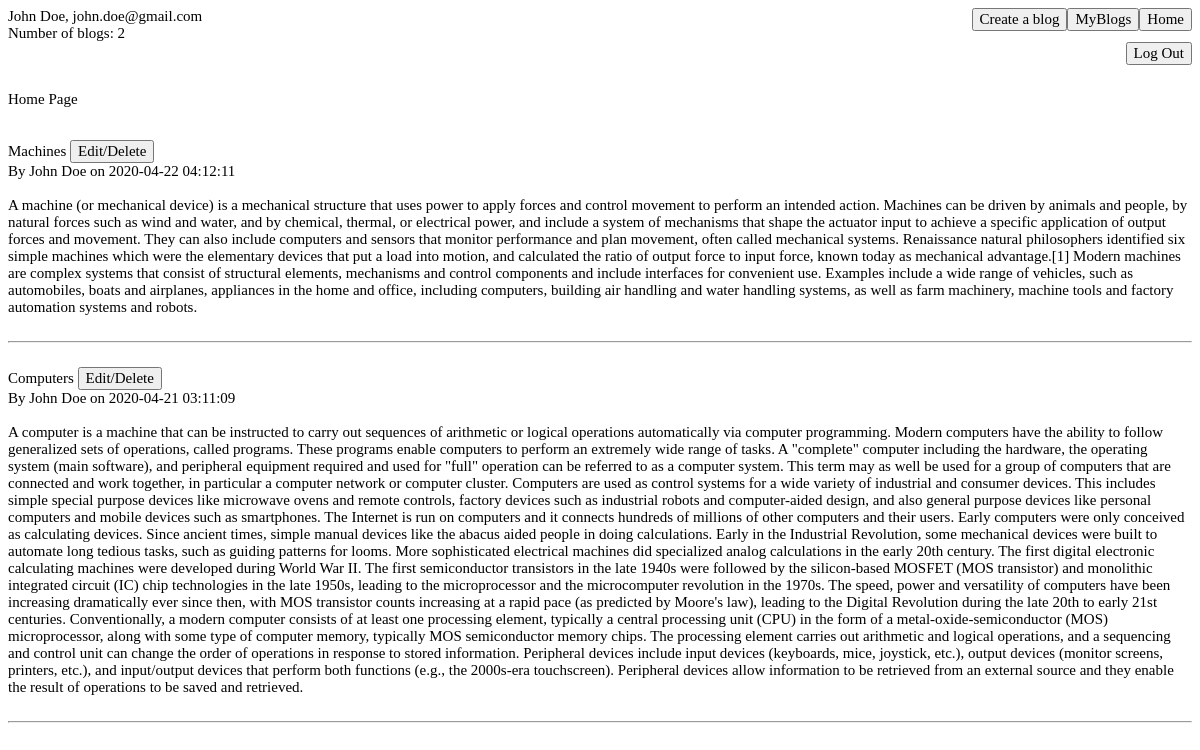
/Code/mainPage.php (signed in), run on an earlier commit of the app's database.
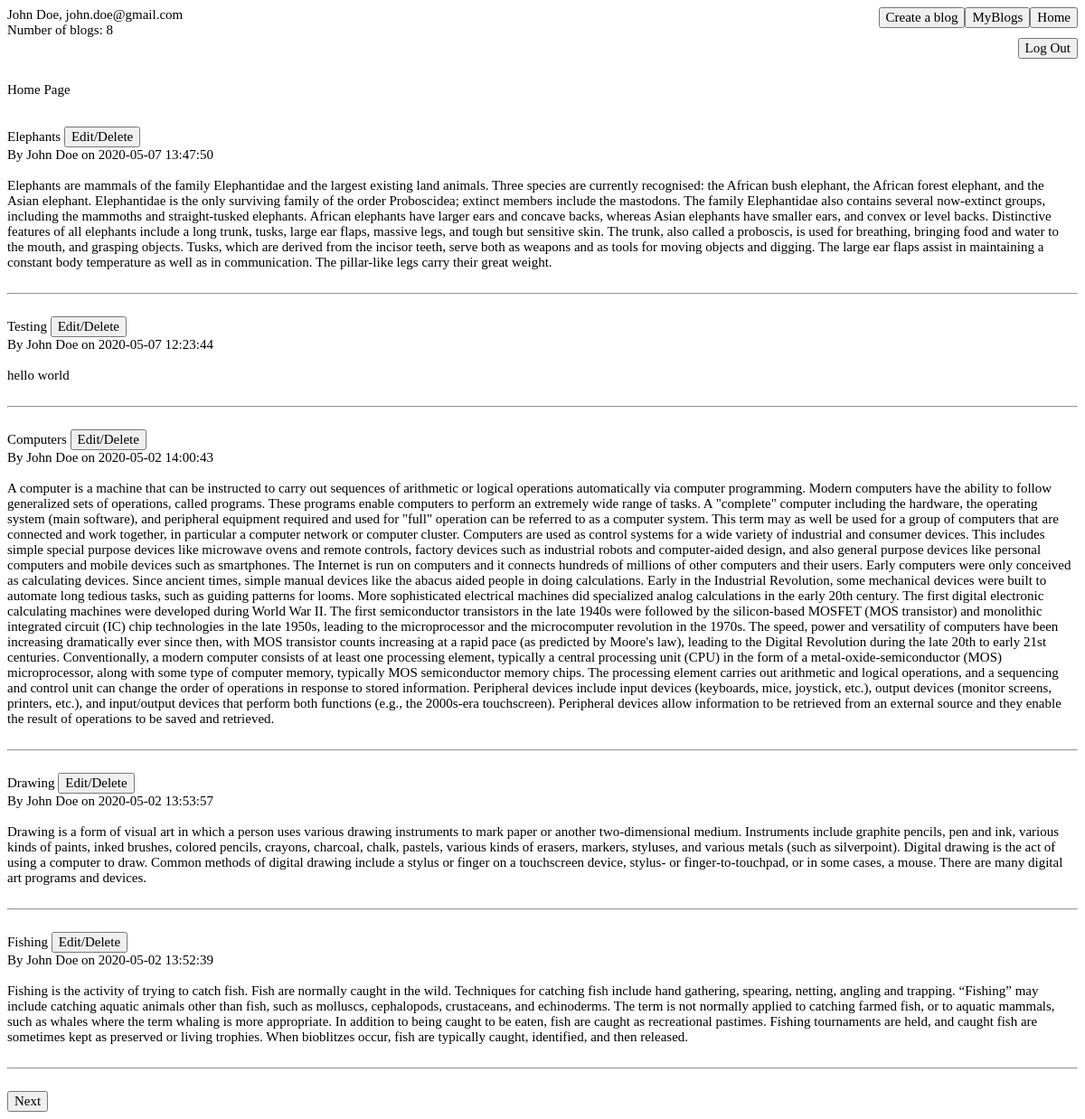
And on a later commit of the database.
### tables this page shows
CREATE TABLE `user` (
  `USER_ID` int(3) NOT NULL,
  `NAME` char(35) NOT NULL,
  `EMAIL` char(50) NOT NULL,
  `PASSWORD` varchar(255) NOT NULL
);

CREATE TABLE `post` (
  `POST_ID` int(3) NOT NULL,
  `TITLE` char(100) DEFAULT NULL,
  `CONTENT` text DEFAULT NULL,
  `USER_ID` int(3) DEFAULT NULL,
  `DATE` datetime DEFAULT NULL
);

### Code/mainPage.php (the view, shortened to what this page needs)
<?php
	include "includes/dbconnect.inc.php";
?>
<html>
	<head>
	</head>
		<?php
			include "includes/header.php";
		?>
		<p>Home Page</p> <br>
	<body>
		<?php
			$pagerows = 5;
			if ((isset($_GET['page'])  && is_numeric($_GET['page']))){
				$current_page = htmlspecialchars($_GET['page']);
			} else{
				$current_page = 1;
			}
			$start = ($current_page-1) * $pagerows;
			$count_query = "SELECT COUNT(TITLE) FROM post";
			$stmt = $conn->prepare($count_query);
			$stmt->execute();
			$row = $stmt->get_result()->fetch_all(MYSQLI_NUM);
			$records = $row[0][0];
			if ($records > $pagerows){
				$total_pages = ceil($records/$pagerows);
			} else{
				$total_pages = 1;
			}
			$query1 = "SELECT u.NAME, p.TITLE, p.CONTENT, p.DATE, p.USER_ID, p.POST_ID ";
			$query1 .= "FROM user u ";
			$query1 .= "JOIN post p ";
			$query1 .= "ON u.USER_ID = p.USER_ID ";
			$query1 .= "ORDER BY DATE DESC ";
			$query1 .= "LIMIT ?, ?";
			$stmt = $conn->prepare($query1);
			$stmt->bind_param("ii", $start, $pagerows);
			$stmt->execute();
			$result = $stmt->get_result()->fetch_all(MYSQLI_ASSOC);
			if($result){
		?>
		<?php
			foreach($result as $post){
				echo $post['TITLE'];
				if($post['USER_ID'] == $_SESSION["userID"]) {
					$link = "edit_delete.php?postID=".$post["POST_ID"];
					echo ' <a href='.$link.'><button>Edit/Delete</button></a>';
				}
				echo "<br>";
				echo "By ".$post['NAME']." on ";
				echo $post['DATE'];
				echo "<br><br>";
				echo $post['CONTENT'];
				echo "<br><br><hr><br>";
			}
		?>
		<?php
			} else{
				echo "<p>There are no records!!! </p>";
				exit();
			}
			if($current_page < $total_pages){
				echo '<a href="mainPage.php?page='.($current_page+1).'"> <button>Next</button> </a>';
			}
		?>
	</body>
</html>

### Code/includes/header.php (shortened to what this page needs)
<html>
	<?php
		include "includes/dbconnect.inc.php";
		$id = $_SESSION["userID"];
		$query = "SELECT NAME, EMAIL ";
		$query .= "FROM user ";
		$query .= "WHERE USER_ID = ?";
		$stmt = $conn->prepare($query);
		$stmt->bind_param("i", $id);
		$stmt->execute();
		$result = $stmt->get_result()->fetch_assoc();
		$query = "SELECT COUNT(TITLE) from post WHERE ";
		$query .= "USER_ID = ?";
		$stmt = $conn->prepare($query);
		$stmt->bind_param("i", $id);
		$stmt->execute();
		$row = $stmt->get_result()->fetch_all(MYSQLI_NUM);
		$records = $row[0][0];
		echo $result["NAME"] . ", " . $result["EMAIL"];
	?>
	<a href="mainPage.php" style="float: right;"> <button>Home</button> </a>
	<a href="myBlogs.php" style="float: right;"> <button>MyBlogs</button> </a>
	<a href="create.php" style="float: right;"> <button>Create a blog</button> </a>
	<br>
	<?php
		echo "Number of blogs: " . $records;
	?>
	<br>
	<a href="includes/logout.inc.php" style="float: right;"> <button>Log Out</button> </a>
	<br><br>
</html>

### Code/mainPage.php (style rules this page uses)
* { font-family: consolas; font-size: 15px; }

What changed in the data, as far as the page shows it:
no longer on this page (row edited): post: TITLE "Machines", USER_ID.NAME "John Doe", DATE "2020-04-22 04:12:11", CONTENT "A machine (or mechanical device) is a mechanical structure that uses power to apply forces and control movement to perform an intended action. Machines can be driven by animals and people, by natural forces such as wind and water, and by chemical, thermal, or electrical power, and include a system of mechanisms that shape the actuator input to achieve a specific application of output forces and movement. They can also include computers and sensors that monitor performance and plan movement, often called mechanical systems. Renaissance natural philosophers identified six simple machines which were the elementary devices that put a load into motion, and calculated the ratio of output force to…"
added post: TITLE "Elephants", USER_ID.NAME "John Doe", DATE "2020-05-07 13:47:50", CONTENT "Elephants are mammals of the family Elephantidae and the largest existing land animals. Three species are currently recognised: the African bush elephant, the African forest elephant, and the Asian elephant. Elephantidae is the only surviving family of the order Proboscidea; extinct members include the mastodons. The family Elephantidae also contains several now-extinct groups, including the mammoths and straight-tusked elephants. African elephants have larger ears and concave backs, whereas Asian elephants have smaller ears, and convex or level backs. Distinctive features of all elephants include a long trunk, tusks, large ear flaps, massive legs, and tough but sensitive skin. The trunk,…"
added post: TITLE "Testing", USER_ID.NAME "John Doe", DATE "2020-05-07 12:23:44", CONTENT "hello world"
changed post "Computers": DATE "2020-04-21 03:11:09" → "2020-05-02 14:00:43"
added post: TITLE "Drawing", USER_ID.NAME "John Doe", DATE "2020-05-02 13:53:57", CONTENT "Drawing is a form of visual art in which a person uses various drawing instruments to mark paper or another two-dimensional medium. Instruments include graphite pencils, pen and ink, various kinds of paints, inked brushes, colored pencils, crayons, charcoal, chalk, pastels, various kinds of erasers, markers, styluses, and various metals (such as silverpoint). Digital drawing is the act of using a computer to draw. Common methods of digital drawing include a stylus or finger on a touchscreen device, stylus- or finger-to-touchpad, or in some cases, a mouse. There are many digital art programs and devices."
added post: TITLE "Fishing", USER_ID.NAME "John Doe", DATE "2020-05-02 13:52:39", CONTENT "Fishing is the activity of trying to catch fish. Fish are normally caught in the wild. Techniques for catching fish include hand gathering, spearing, netting, angling and trapping. “Fishing” may include catching aquatic animals other than fish, such as molluscs, cephalopods, crustaceans, and echinoderms. The term is not normally applied to catching farmed fish, or to aquatic mammals, such as whales where the term whaling is more appropriate. In addition to being caught to be eaten, fish are caught as recreational pastimes. Fishing tournaments are held, and caught fish are sometimes kept as preserved or living trophies. When bioblitzes occur, fish are typically caught, identified, and then…"
Also different on the page:
$records: "2" → "8"
text now shown: "Next"
